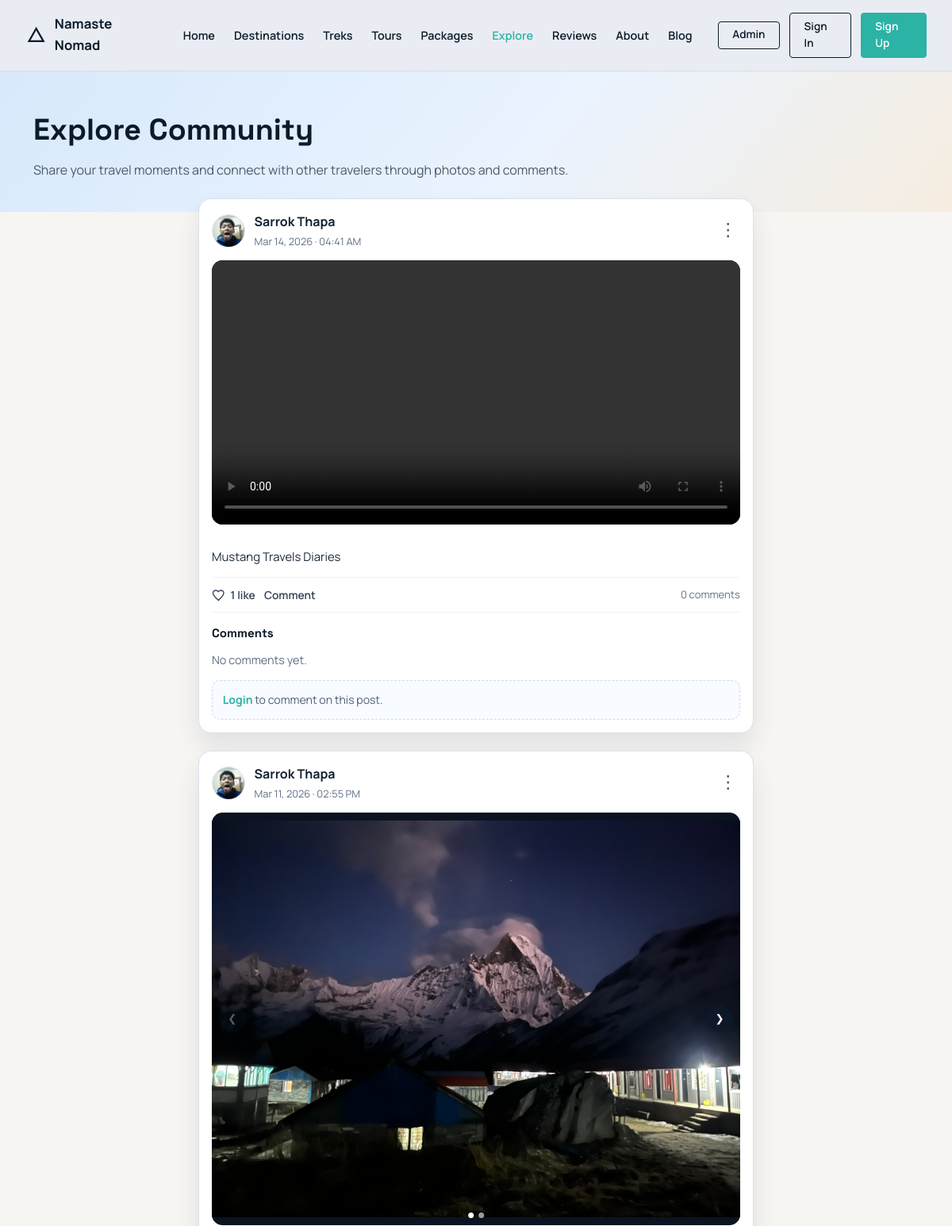
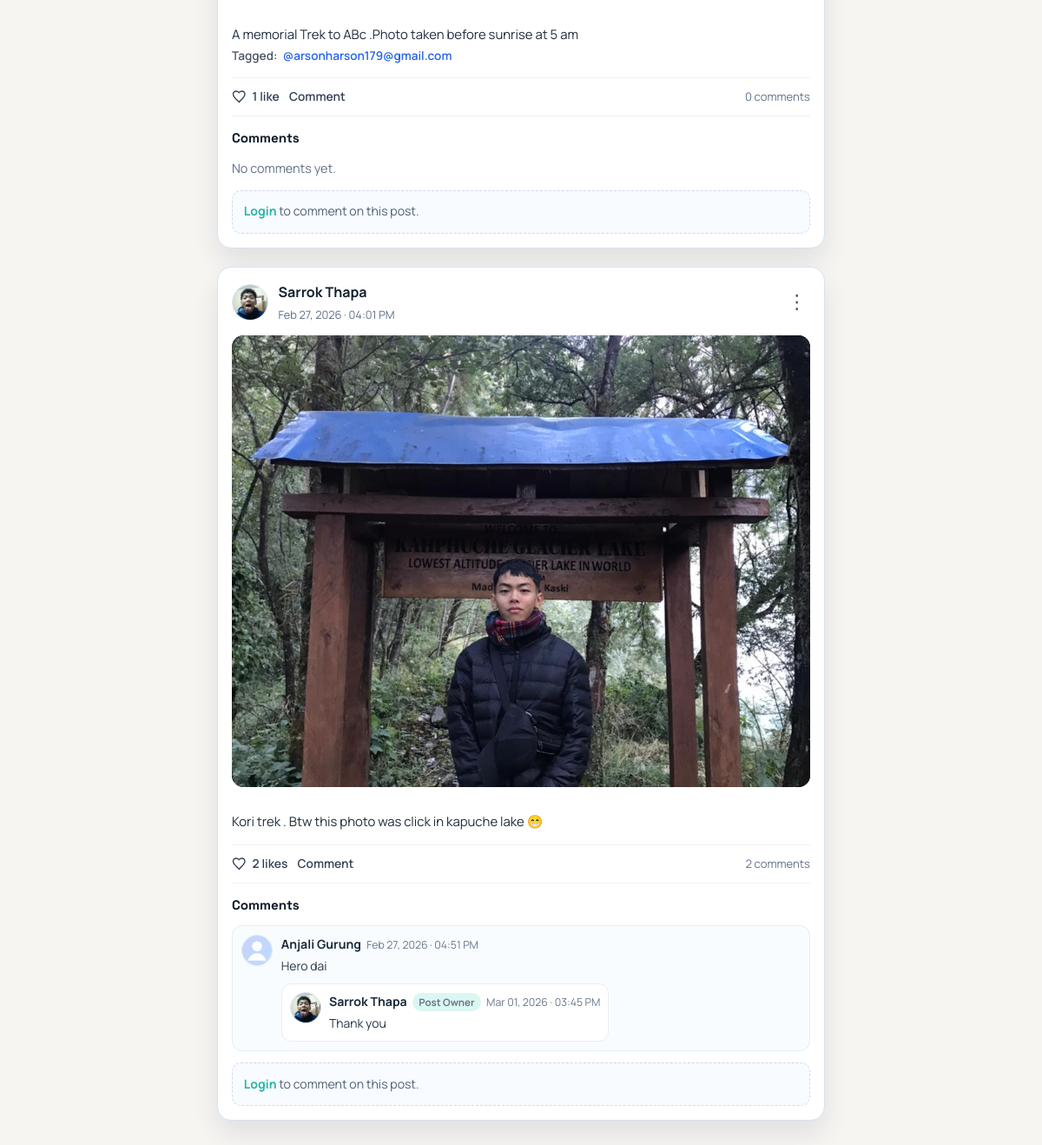
/community/, run on the app's committed database (2 pictures, top to bottom).
### core/models.py (models this page shows, shortened)
class Post(models.Model):
    user = models.ForeignKey(
        settings.AUTH_USER_MODEL,
        on_delete=models.CASCADE,
        related_name='community_posts',
    )
    likes = models.ManyToManyField(
        settings.AUTH_USER_MODEL,
        related_name='liked_community_posts',
        blank=True,
    )
    image = models.ImageField(upload_to='community_posts/', blank=True, null=True)
    caption = models.TextField(max_length=2200)
    tagged_vendors = models.ManyToManyField(
        settings.AUTH_USER_MODEL,
        related_name='tagged_posts',
        blank=True,
    )
    created_at = models.DateTimeField(auto_now_add=True)
    class Meta:
        ordering = ('-created_at',)

class PostMedia(models.Model):
    MEDIA_IMAGE = 'image'
    MEDIA_VIDEO = 'video'
    MEDIA_TYPE_CHOICES = (
        (MEDIA_IMAGE, 'Image'),
        (MEDIA_VIDEO, 'Video'),
    )
    post = models.ForeignKey(Post, on_delete=models.CASCADE, related_name='media')
    media_file = models.FileField(upload_to='community_posts/')
    media_type = models.CharField(max_length=10, choices=MEDIA_TYPE_CHOICES, default=MEDIA_IMAGE)
    order = models.PositiveSmallIntegerField(default=0)
    created_at = models.DateTimeField(auto_now_add=True)
    class Meta:
        ordering = ('order', 'created_at', 'id')

class Comment(models.Model):
    post = models.ForeignKey(Post, on_delete=models.CASCADE, related_name='comments')
    parent = models.ForeignKey(
        'self',
        on_delete=models.CASCADE,
        related_name='replies',
        null=True,
        blank=True,
    )
    user = models.ForeignKey(
        settings.AUTH_USER_MODEL,
        on_delete=models.CASCADE,
        related_name='community_comments',
    )
    body = models.TextField(max_length=800)
    created_at = models.DateTimeField(auto_now_add=True)
    class Meta:
        ordering = ('created_at',)

### core/views.py (the view)
# urls.py: path('community/', views.community_feed, name='community_feed'),
def community_feed(request):
    posts = _community_posts(viewer=request.user)
    vendors = get_user_model().objects.filter(user_type='vendor').select_related('vendor_profile').order_by('username')
    return render(request, 'core/community_feed.html', {
        'posts': posts,
        'is_dashboard': False,
        'force_show_post_form': False,
        'vendors': vendors,
    })

### accounts/context_processors.py (called while the page is built, shortened)
def support_context(request):
    user = getattr(request, 'user', None)
    if not getattr(user, 'is_authenticated', False):
        return {}

### core/views.py (called while the page is built)
def _safe_related(instance, attribute_name):
    try:
        return getattr(instance, attribute_name)
    except ObjectDoesNotExist:
        return None

def _user_display_name(user):
    if not user:
        return "Traveler"
    full_name = user.get_full_name().strip()
    return full_name or user.username or "Traveler"

def _user_avatar_url(user):
    if not user:
        return ""
    user_type = getattr(user, 'user_type', '')
    if user_type == 'traveler':
        profile = _safe_related(user, 'traveler_profile')
        if profile and profile.avatar:
            return profile.avatar.url
    elif user_type == 'vendor':
        profile = _safe_related(user, 'vendor_profile')
        if profile and profile.logo:
            return profile.logo.url
    elif user_type == 'admin':
        profile = _safe_related(user, 'admin_profile')
        if profile and profile.avatar:
            return profile.avatar.url
    return ""

### core/templates/core/community_feed.html (shortened to what this page needs)
{% load static %}
<!DOCTYPE html>
<html lang="en">
<head>
    <link rel="stylesheet" href="{% static 'css/style.css' %}">
    <link rel="stylesheet" href="{% static 'css/landing.css' %}">
    <link rel="stylesheet" href="{% static 'css/community.css' %}?v=20260301a">
    <link rel="stylesheet" href="{% static 'css/notifications.css' %}?v=20260313a">
</head>
<body>
    <nav class="landing-nav">
        <div class="nav-container">
            <a class="nav-brand" href="{% url 'home' %}">
                <svg width="28" height="28" viewBox="0 0 24 24" fill="none" stroke="currentColor" stroke-width="2">
                    <path d="M4 19l8-14 8 14H4z"/>
                </svg>
                <span>Namaste Nomad</span>
            </a>
            <div class="nav-menu">
                <a href="{% url 'home' %}">Home</a>
                <a href="#">Destinations</a>
                <a href="{% url 'package_treks' %}">Treks</a>
                <a href="{% url 'package_tours' %}">Tours</a>
                <a href="{% url 'package_list' %}">Packages</a>
                <a href="{% url 'community_feed' %}" class="nav-active">Explore</a>
                <a href="{% url 'review_list' %}">Reviews</a>
                <a href="{% url 'about' %}">About</a>
                <a href="{% url 'blog_list' %}">Blog</a>
            </div>
            {% include "core/includes/public_nav_actions.html" %}
        </div>
    </nav>
    <main class="community-page">
        <section class="community-hero">
            <div class="container-landing">
                <h1>Explore Community</h1>
                <p>Share your travel moments and connect with other travelers through photos and comments.</p>
            </div>
        </section>
        <section class="container-landing community-shell">
            {% include "core/includes/community_stream.html" %}
        </section>
    </main>
</body>
</html>

### core/templates/core/includes/community_post_card.html (shortened to what this page needs)
{% load static %}
<article class="post-card" id="post-{{ post.id }}">
    <div class="post-head">
        <div class="post-author">
            <div class="author-avatar">
                {% if post.author_avatar_url %}
                    <img src="{{ post.author_avatar_url }}" alt="{{ post.author_name }} avatar">
                {% else %}
                    <img src="{% static 'images/default-avatar.svg' %}" alt="Default avatar">
                {% endif %}
            </div>
            <div>
                <div class="author-name">{{ post.author_name }}</div>
                <div class="post-date">{{ post.created_at|date:"M d, Y · h:i A" }}</div>
            </div>
        </div>
        <div class="post-menu" data-post-menu>
            <button type="button" class="post-menu-trigger" aria-label="Post menu">⋮</button>
        </div>
    </div>
    <div class="post-media-carousel" data-carousel>
        {% if post.media_items %}
            <div class="carousel-track">
                {% for media in post.media_items %}
                    <div class="carousel-slide">
                        {% if media.media_type == 'video' %}
                            <video class="carousel-media" controls preload="metadata">
                                <source src="{{ media.media_file.url }}">
                            </video>
                        {% else %}
                            <img class="carousel-media" src="{{ media.media_file.url }}" alt="Post media by {{ post.author_name }}">
                        {% endif %}
                    </div>
                {% endfor %}
            </div>
            {% if post.media_count|default:0 > 1 %}
                <button class="carousel-btn prev" type="button" aria-label="Previous media">
                    <span aria-hidden="true">&#10094;</span>
                </button>
                <button class="carousel-btn next" type="button" aria-label="Next media">
                    <span aria-hidden="true">&#10095;</span>
                </button>
                <div class="carousel-dots">
                    {% for media in post.media_items %}
                        <button class="carousel-dot {% if forloop.first %}active{% endif %}" type="button" aria-label="View media {{ forloop.counter }}"></button>
                    {% endfor %}
                </div>
            {% endif %}
        {% else %}
            <div class="carousel-empty">No media uploaded.</div>
        {% endif %}
    </div>
    <div class="post-caption">{{ post.caption_html|safe }}</div>
    <div class="post-engagement">
        <div class="engagement-actions">
            {% if request.user.is_authenticated %}
                <form method="POST" action="{% url 'community_post_like_toggle' post.id %}" class="like-form">
                    {% csrf_token %}
                    <input type="hidden" name="next" value="{{ request.path }}#post-{{ post.id }}">
                    <button type="submit" class="engage-item like-btn {% if post.is_liked_by_current_user %}liked{% endif %}" aria-label="Like post">
                        <svg class="heart-icon" viewBox="0 0 24 24" fill="none" aria-hidden="true">
                            <path d="M12 21.35l-1.45-1.32C5.4 15.36 2 12.28 2 8.5A4.5 4.5 0 0 1 6.5 4C8.24 4 9.91 4.81 11 6.09 12.09 4.81 13.76 4 15.5 4A4.5 4.5 0 0 1 20 8.5c0 3.78-3.4 6.86-8.55 11.54L12 21.35z"/>
                        </svg>
                        <span>{{ post.like_count }} like{{ post.like_count|pluralize }}</span>
                    </button>
                </form>
            {% else %}
                <a href="{% url 'account_login_choice' %}" class="engage-item like-btn like-link" aria-label="Login to like this post">
                    <svg class="heart-icon" viewBox="0 0 24 24" fill="none" aria-hidden="true">
                        <path d="M12 21.35l-1.45-1.32C5.4 15.36 2 12.28 2 8.5A4.5 4.5 0 0 1 6.5 4C8.24 4 9.91 4.81 11 6.09 12.09 4.81 13.76 4 15.5 4A4.5 4.5 0 0 1 20 8.5c0 3.78-3.4 6.86-8.55 11.54L12 21.35z"/>
                    </svg>
                    <span>{{ post.like_count }} like{{ post.like_count|pluralize }}</span>
                </a>
            {% endif %}
            {% if request.user.is_authenticated %}
                <a href="#post-comment-form-{{ post.id }}" class="engage-item">Comment</a>
            {% else %}
                <a href="{% url 'account_login_choice' %}" class="engage-item">Comment</a>
            {% endif %}
        </div>
        <span class="engagement-count">{{ post.comment_count }} comment{{ post.comment_count|pluralize }}</span>
    </div>
    <div class="post-comments">
        <h3>Comments</h3>
        <div class="comment-list">
            {% if post.prepared_comments %}
                {% for comment in post.prepared_comments %}
                    <div class="comment-item">
                        <div class="comment-avatar">
                            {% if comment.author_avatar_url %}
                                <img src="{{ comment.author_avatar_url }}" alt="{{ comment.author_name }} avatar">
                            {% else %}
                                <img src="{% static 'images/default-avatar.svg' %}" alt="Default avatar">
                            {% endif %}
                        </div>
                        <div class="comment-content">
                            <div class="comment-meta">
                                <strong>{{ comment.author_name }}</strong>
                                <span>{{ comment.created_at|date:"M d, Y · h:i A" }}</span>
                            </div>
                            <p>{{ comment.body }}</p>
                            {% if comment.prepared_replies %}
                                <div class="reply-list">
                                    {% for reply in comment.prepared_replies %}
                                        <div class="reply-item">
                                            <div class="comment-avatar">
                                                {% if reply.author_avatar_url %}
                                                    <img src="{{ reply.author_avatar_url }}" alt="{{ reply.author_name }} avatar">
                                                {% else %}
                                                    <img src="{% static 'images/default-avatar.svg' %}" alt="Default avatar">
                                                {% endif %}
                                            </div>
                                            <div class="comment-content">
                                                <div class="comment-meta">
                                                    <strong>{{ reply.author_name }}</strong>
                                                    <span class="owner-reply-badge">Post Owner</span>
                                                    <span>{{ reply.created_at|date:"M d, Y · h:i A" }}</span>
                                                </div>
                                                <p>{{ reply.body }}</p>
                                            </div>
                                        </div>
                                    {% endfor %}
                                </div>
                            {% endif %}
                        </div>
                    </div>
                {% endfor %}
            {% else %}
                <p class="empty-comments">No comments yet.</p>
            {% endif %}
        </div>
        {% if request.user.is_authenticated %}
            <form method="POST" action="{% url 'community_comment_create' post.id %}" class="comment-form" id="post-comment-form-{{ post.id }}">
                {% csrf_token %}
                <input type="hidden" name="next" value="{{ request.path }}#post-{{ post.id }}">
                <textarea name="body" rows="2" placeholder="Write a comment..." required></textarea>
                <button type="submit" class="btn-dark">Post Comment</button>
            </form>
        {% else %}
            <div class="comment-login-note">
                <a href="{% url 'account_login_choice' %}">Login</a> to comment on this post.
            </div>
        {% endif %}
    </div>
</article>

### static/css/style.css (style rules this page uses)
* { margin: 0; padding: 0; box-sizing: border-box; }
body { font-family: -apple-system, BlinkMacSystemFont, 'Segoe UI', Roboto, 'Helvetica Neue', Arial, sans-serif; background: #f3f4f6; color: #1f2937; line-height: 1.6; }
.nav-brand { display: flex; align-items: center; gap: 0.75rem; color: white; font-size: 1.25rem; font-weight: 600; text-decoration: none; }

### static/css/landing.css (style rules this page uses)
:root { --ink: #0c1b2a; --muted: #55606d; --light: #f6f5f2; --panel: #ffffff; --border: #d6dbe1; --hero: #cfe3f4; --charcoal: #102233; --dark: #0b1320; --accent: #ff6b57; --accent-2: #2bb3a6; --accent-3: #f0b429; --accent-4: #6c63ff; }
body { font-family: "Manrope", "Segoe UI", sans-serif; background: var(--light); color: var(--ink); }
h1, h2, h3 { font-family: "Space Grotesk", "Manrope", sans-serif; }
.container-landing { max-width: 1180px; margin: 0 auto; padding: 0 2rem; }
section { padding: 4rem 0; }
.landing-nav { background: #e9edf3; border-bottom: 1px solid #d8dde4; position: sticky; top: 0; z-index: 1000; }
.nav-container { max-width: 1200px; margin: 0 auto; padding: 1rem 2rem; display: flex; align-items: center; justify-content: space-between; gap: 2rem; }
.landing-nav .nav-brand { display: flex; align-items: center; gap: 0.6rem; font-size: 1.05rem; font-weight: 700; color: var(--ink); text-decoration: none; }
.nav-menu { display: flex; gap: 1.5rem; font-size: 0.9rem; }
.nav-menu a { color: var(--ink); text-decoration: none; font-weight: 600; }

### data on the page
Post: author_name "Sarrok Thapa", created_at "Mar 14, 2026 · 04:41 AM", caption_html "Mustang Travels Diaries", like_count "1", comment_count "0", shows "No comments yet."
Post: author_name "Sarrok Thapa", created_at "Mar 11, 2026 · 02:55 PM", caption_html "A memorial Trek to ABc .Photo taken before sunrise at 5 am Tagged: @arsonharson179@gmail.com", like_count "1", comment_count "0", shows "No comments yet."
PostMedia: media_file (picture)
Post: author_name "Sarrok Thapa", created_at "Feb 27, 2026 · 04:01 PM", caption_html "Kori trek . Btw this photo was click in kapuche lake 😁", like_count "2", comment_count "2"
Comment: author_name "Anjali Gurung", created_at "Feb 27, 2026 · 04:51 PM", body "Hero dai"
Comment: author_name "Sarrok Thapa", created_at "Mar 01, 2026 · 03:45 PM", body "Thank you"
